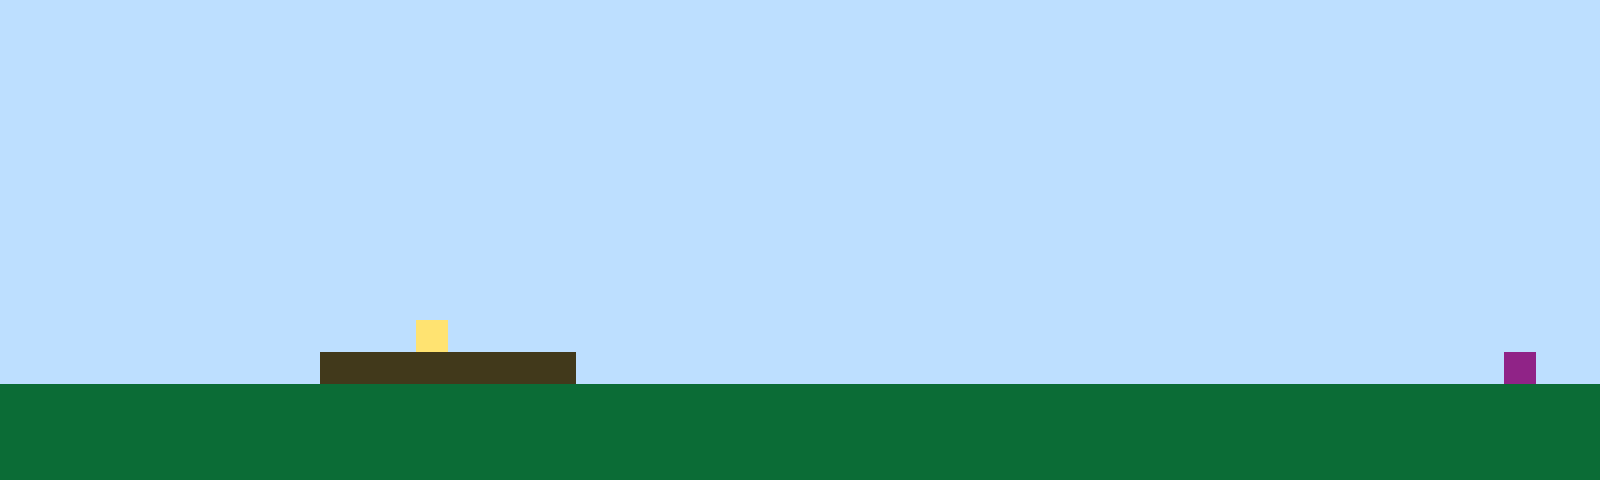

Tiled map render using the project's own tile images. Description and the whole map definition, tile-layer contents included, below:
An orthogonal 50x15 tile map with 32x32 px tiles, 1 tile layer (Tile Layer 1).

<map version="1.10" tiledversion="1.11.2" orientation="orthogonal" renderorder="right-up" width="50" height="15" tilewidth="32" tileheight="32" infinite="0" nextlayerid="2" nextobjectid="1"><editorsettings><export target="map1.csv" format="csv" /></editorsettings><tileset firstgid="1" name="sprites" tilewidth="32" tileheight="32" tilecount="6" columns="3"><image source="sprites.png" width="96" height="64" /></tileset><layer id="1" name="Tile Layer 1" width="50" height="15"><data encoding="csv">1,1,1,1,1,1,1,1,1,1,1,1,1,1,1,1,1,1,1,1,1,1,1,1,1,1,1,1,1,1,1,1,1,1,1,1,1,1,1,1,1,1,1,1,1,1,1,1,1,1,1,1,1,1,1,1,1,1,1,1,1,1,1,1,1,1,1,1,1,1,1,1,1,1,1,1,1,1,1,1,1,1,1,1,1,1,1,1,1,1,1,1,1,1,1,1,1,1,1,1,1,1,1,1,1,1,1,1,1,1,1,1,1,1,1,1,1,1,1,1,1,1,1,1,1,1,1,1,1,1,1,1,1,1,1,1,1,1,1,1,1,1,1,1,1,1,1,1,1,1,1,1,1,1,1,1,1,1,1,1,1,1,1,1,1,1,1,1,1,1,1,1,1,1,1,1,1,1,1,1,1,1,1,1,1,1,1,1,1,1,1,1,1,1,1,1,1,1,1,1,1,1,1,1,1,1,1,1,1,1,1,1,1,1,1,1,1,1,1,1,1,1,1,1,1,1,1,1,1,1,1,1,1,1,1,1,1,1,1,1,1,1,1,1,1,1,1,1,1,1,1,1,1,1,1,1,1,1,1,1,1,1,1,1,1,1,1,1,1,1,1,1,1,1,1,1,1,1,1,1,1,1,1,1,1,1,1,1,1,1,1,1,1,1,1,1,1,1,1,1,1,1,1,1,1,1,1,1,1,1,1,1,1,1,1,1,1,1,1,1,1,1,1,1,1,1,1,1,1,1,1,1,1,1,1,1,1,1,1,1,1,1,1,1,1,1,1,1,1,1,1,1,1,1,1,1,1,1,1,1,1,1,1,1,1,1,1,1,1,1,1,1,1,1,1,1,1,1,1,1,1,1,1,1,1,1,1,1,1,1,1,1,1,1,1,1,1,1,1,1,1,1,1,1,1,1,1,1,1,1,1,1,1,1,1,1,1,1,1,1,1,1,1,1,1,1,1,1,1,1,1,1,1,1,1,1,1,1,1,1,1,1,1,1,1,1,1,1,1,1,1,1,1,1,1,1,1,1,1,1,1,1,1,1,1,1,1,1,1,1,1,1,1,1,1,1,1,1,1,1,1,1,1,1,1,1,1,1,1,1,1,1,1,1,1,1,1,1,1,1,1,1,1,1,1,1,1,1,1,1,1,1,1,4,1,1,1,1,1,1,1,1,1,1,1,1,1,1,1,1,1,1,1,1,1,1,1,1,1,1,1,1,1,1,1,1,1,1,1,1,1,1,1,1,1,1,1,1,1,1,3,3,3,3,3,3,3,3,1,1,1,1,1,1,1,1,1,1,1,1,1,1,1,1,1,1,1,1,1,1,1,1,1,1,1,1,1,6,1,1,2,2,2,2,2,2,2,2,2,2,2,2,2,2,2,2,2,2,2,2,2,2,2,2,2,2,2,2,2,2,2,2,2,2,2,2,2,2,2,2,2,2,2,2,2,2,2,2,2,2,2,2,2,2,2,2,2,2,2,2,2,2,2,2,2,2,2,2,2,2,2,2,2,2,2,2,2,2,2,2,2,2,2,2,2,2,2,2,2,2,2,2,2,2,2,2,2,2,2,2,2,2,2,2,2,2,2,2,2,2,2,2,2,2,2,2,2,2,2,2,2,2,2,2,2,2,2,2,2,2,2,2,2,2,2,2,2,2,2,2,2,2,2,2,2,2,2,2,2,2</data></layer></map>
